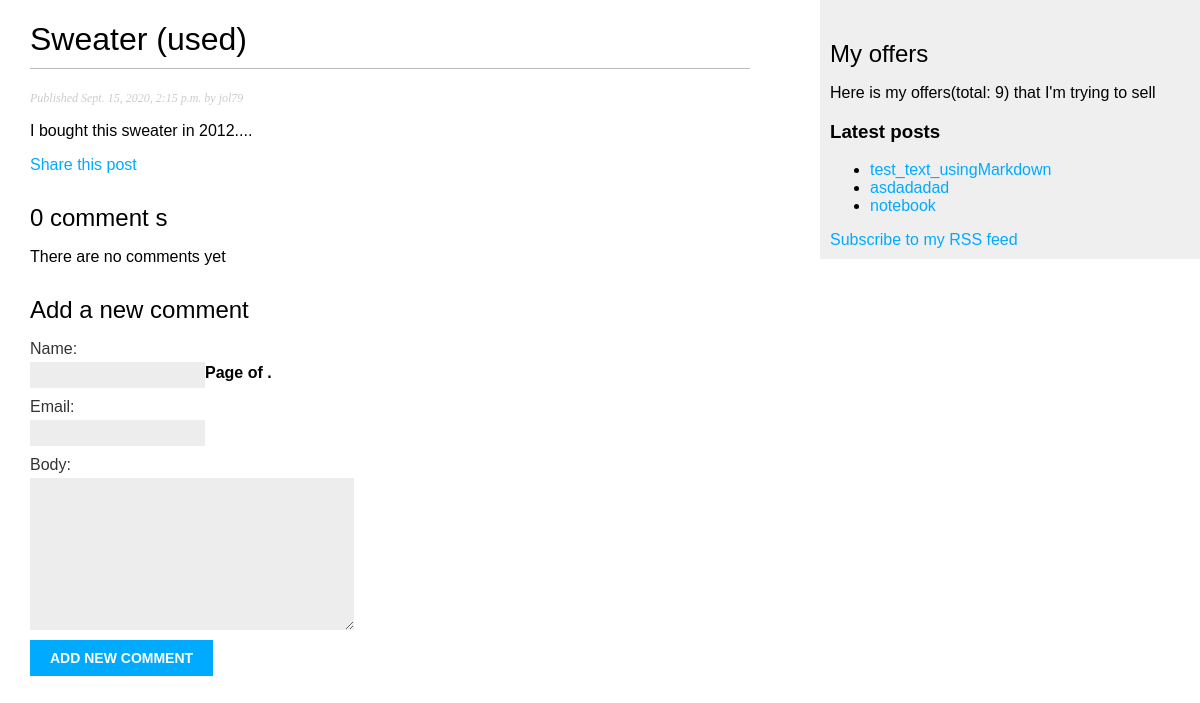
The app's page /blog/2020/9/15/sweater/ with its own data.
### blog/models.py (models this page shows, shortened)
class Post(models.Model):
    STATUS_CHOICES = (
        ('draft', 'Draft'),
        ('published', 'Published'),
    )
    title = models.CharField(max_length=250)
    slug = models.SlugField(max_length=250,
                            unique_for_date='publish')
    author = models.ForeignKey(User,
                               on_delete=models.CASCADE,
                               related_name='blog_posts')
    body = models.TextField()
    publish = models.DateTimeField(default=timezone.now)
    created = models.DateTimeField(auto_now_add=True)
    updated = models.DateTimeField(auto_now=True)
    status = models.CharField(max_length=10,
                              choices=STATUS_CHOICES,
                              default='draft')
    objects = models.Manager()
    published = PublishedManager()
    tags = TaggableManager()
    def get_absolute_url(self):
        return reverse('blog:post_detail',
                       args=[self.publish.year,
                             self.publish.month,
                             self.publish.day,
                             self.slug])
    class Meta:
        ordering = ['-publish']

### blog/views.py (the view)
def post_detail(request, year, month, day, post):
    post = get_object_or_404(Post, slug=post,
                             status="published",
                             publish__year=year,
                             publish__month=month,
                             publish__day=day)
    comments = post.comments.filter(active=True)
    new_comment = None
    if request.method == "Post":
        comment_form = CommentForm(data=request.POST)
        if comment_form.is_valid():
            new_comment = comment_form.save(commit=False)
            new_comment.post = post
            new_comment.save()
    else:
        comment_form = CommentForm()
    return render(request,
                  'blog/post/detail.html',
                  {'post': post,
                   'comments': comments,
                   'new_comment': new_comment,
                   'comment_form': comment_form})

### blog/forms.py
class CommentForm(forms.ModelForm):
    class Meta:
        model = Comment
        fields = ('name', 'email', 'body')

### blog/models.py (called while the page is built)
    def get_queryset(self):
        return super(PublishedManager,
                     self).get_queryset()\
                          .filter(status="published")

### blog/templatetags/blog_tags.py (called while the page is built)
@register.filter(name="markdown")
def markdown_format(text):
    return mark_safe(markdown.markdown(text))

@register.simple_tag
def total_posts():
    return Post.published.count()

@register.inclusion_tag('blog/post/latest_posts.html')
def show_latest_posts(count=5):
    latest_posts = Post.published.order_by('-publish')[:count]
    return {'latest_posts': latest_posts}

### blog/templates/blog/post/detail.html (shortened to what this page needs)
{% extends "blog/base.html" %}
{% load blog_tags %}
{% block content %}
    <h1>
        {{ post.title }}
    </h1>
    <p class="date">
        Published {{ post.publish }} by {{ post.author }}
    </p>
    {{ post.body|markdown }}
    <p>
        <a href="{% url "blog:post_share" post.id %}">
            Share this post
        </a>
    </p>
    {% with comments.count as total_comments %}
        <h2>
            {{ total_comments }} comment {{ total_comments|pluralize }}
        </h2>
    {% endwith %}
    {% for comment in comments %}
        <div class="comment">
            <p class="info">
                Comment {{ forloop.counter }} by {{ comment.name }}
                {{ comment.created }}
            </p>
            {{ comment.body|linebreaks }}
        </div>
    {% empty %}
        <p> There are no comments yet </p>
    {% endfor %}
    {% if new_comment %}
        <h2>Your new comment has been added</h2>
    {% else %}
        <h2>Add a new comment</h2>
        <form method="post">
            {{ comment_form.as_p }}
            <p><input type="submit" value="Add new comment"></p>
        </form>
    {% endif %}
    {% include "pagination.html" with page=page_obj %}
{% endblock %}

### blog/templates/blog/post/latest_posts.html
<ul>
    {% for post in latest_posts %}
        <li>
            <a href="{{ post.get_absolute_url }}">
                {{ post.title }}
            </a>
        </li>
    {% endfor %}
</ul>

### blog/static/css/blog.css (style rules this page uses)
body { margin:0; padding:0; font-family:helvetica, sans-serif; }
a { color:#00abff; text-decoration:none; }
h1 { font-weight:normal; border-bottom:1px solid #bbb; padding:0 0 10px 0; }
h2 { font-weight:normal; margin:30px 0 0; }
p.date { color:#ccc; font-family: georgia, serif; font-size: 12px; font-style: italic; }
label { float:left; clear:both; color:#333; margin-bottom:4px; }
input, textarea { clear:both; float:left; margin:0 0 10px; background:#ededed; border:0; padding:6px 10px; font-size:12px; }
input[type=submit] { font-weight:bold; background:#00abff; color:#fff; padding:10px 20px; font-size:14px; text-transform:uppercase; }

### records on screen
Post: title "Sweater (used)", publish "Sept. 15, 2020, 2:15 p.m.", author "jol79", body "I bought this sweater in 2012...."
Post: title "test_text_usingMarkdown"
Post: title "asdadadad"
Post: title "notebook"

### other values on screen
{{ total_comments }} "0"
